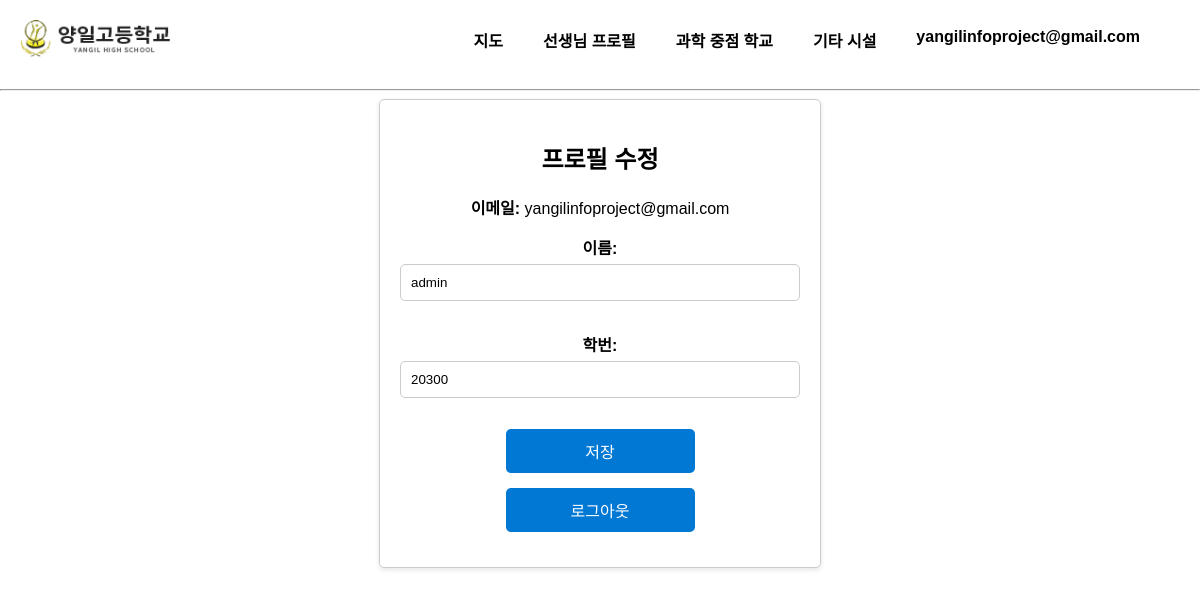
Page /user/profile/ (signed in) on the committed database.
### accounts/models.py (models this page shows)
class CustomUser(AbstractBaseUser, PermissionsMixin):
    email = models.EmailField(unique=True)
    name = models.CharField(max_length=30)
    class_num = models.CharField(max_length=10)
    is_staff = models.BooleanField(default=False)
    is_active = models.BooleanField(default=True)
    email_verified = models.BooleanField(default=False)
    objects = CustomUserManager()
    USERNAME_FIELD = 'email'
    REQUIRED_FIELDS = ['name', 'class_num']
    def __str__(self):
        return self.email

### accounts/views.py (the view)
# urls.py: path('profile/', profile_view, name='profile'),
@login_required
def profile_view(request):
    if request.method == 'POST':
        form = ProfileUpdateForm(request.POST, instance=request.user)
        if form.is_valid():
            form.save()
            return redirect('index')
    else:
        form = ProfileUpdateForm(instance=request.user)
    return render(request, 'profile/profile.html', {'form': form})

### accounts/forms.py
class ProfileUpdateForm(forms.ModelForm):
    class Meta:
        model = CustomUser
        fields = ['name', 'class_num']
        widgets = {
            'name': forms.TextInput(attrs={'id': 'name', 'class': 'profile-update-form-control'}),
            'class_num': forms.TextInput(attrs={'id': 'class_num', 'class': 'profile-update-form-control'}),
        }
        labels = {
            'name': '이름',  # 원하는 레이블 내용으로 수정
            'class_num': '학번',  # 원하는 레이블 내용으로 수정
        }
    def __init__(self, *args, **kwargs):
        super(ProfileUpdateForm, self).__init__(*args, **kwargs)

### accounts/templates/profile/profile.html (shortened to what this page needs)
{% load static %}
<!DOCTYPE html>
<html>
<head>
    <link rel="stylesheet" href="{% static 'css/style.css' %}">
</head>
<body>
    {% include 'root/header.html' %}
    <hr>
    <div class="signup-container">
        <h2>프로필 수정</h2>
        <div class="update_email">
            <span class="email-label">이메일: </span>
            <p>{{ user.email }}</p>
        </div>
        <form method="post">
            {{ form.as_p }}
            <button type="submit">저장</button>
        </form>
        <form action="{% url 'accounts:logout' %}" method="post">
            <button type="submit">로그아웃</button>
        </form>
    </div>
</body>
</html>

### main/templates/root/header.html
{% load static %}
<header>
    <a href="{% url 'index' %}">
        <img src="{% static 'images/yangil logo.png' %}" alt="양일고등학교">
    </a>
    <nav>
        <ul>
            <li><a href="{% url 'maps' %}">지도</a></li>
            {% if user.is_authenticated %}
            <li><a href="{% url 'teachers' %}">선생님 프로필</a></li>
            {% endif %}
            <li><a href="{% url 'science' %}">과학 중점 학교</a></li>
            <li><a href="{% url 'trans_edu' %}">기타 시설</a></li>
            {% if user.is_authenticated %}
                <li><a href="{% url 'accounts:profile' %}">{{user}}</a></li>
            {% else %}
                <li><a href="{% url 'accounts:login' %}">로그인</a></li>
            {% endif %}
        </ul>
    </nav>
</header>

### main/static/css/style.css (style rules this page uses)
body { font-family: Arial, sans-serif; background-color: #fff; margin: 0; padding: 0; }
header { background-color: #fff; color: #fff; padding: 20px; display: flex; justify-content: space-between; align-items: center; }
header img { width: 150px; height: auto; }
nav ul { list-style: none; margin: 0; padding: 0; display: flex; }
nav li { margin-right: 40px; }
nav a { text-decoration: none; color: black; font-weight: bold; font-size: 100%; }
.signup-container { max-width: 400px; margin: 0 auto; padding: 20px; border: 1px solid #ccc; border-radius: 5px; box-shadow: 0 2px 5px rgba(0, 0, 0, 0.1); text-align: center; }
.signup-container h2 { margin-bottom: 20px; }
.signup-container label { display: block; margin-bottom: 5px; font-weight: bold; }
.signup-container input { width: calc(100% - 22px); padding: 10px; margin-bottom: 15px; border: 1px solid #ccc; border-radius: 5px; }
.signup-container button { background-color: #0078D4; color: white; border: none; padding: 10px 20px; cursor: pointer; border-radius: 5px; width: calc(50% - 11px); font-size: 16px; margin-bottom: 15px; }
.update_email { text-align: center; }
.update_email .email-label { display: inline-block; margin-right: 0px; font-weight: bold; }
.update_email p { margin: 0; display: inline; }

### rows in the picture
CustomUser: email "yangilinfoproject@gmail.com", name "admin", class_num "20300"
